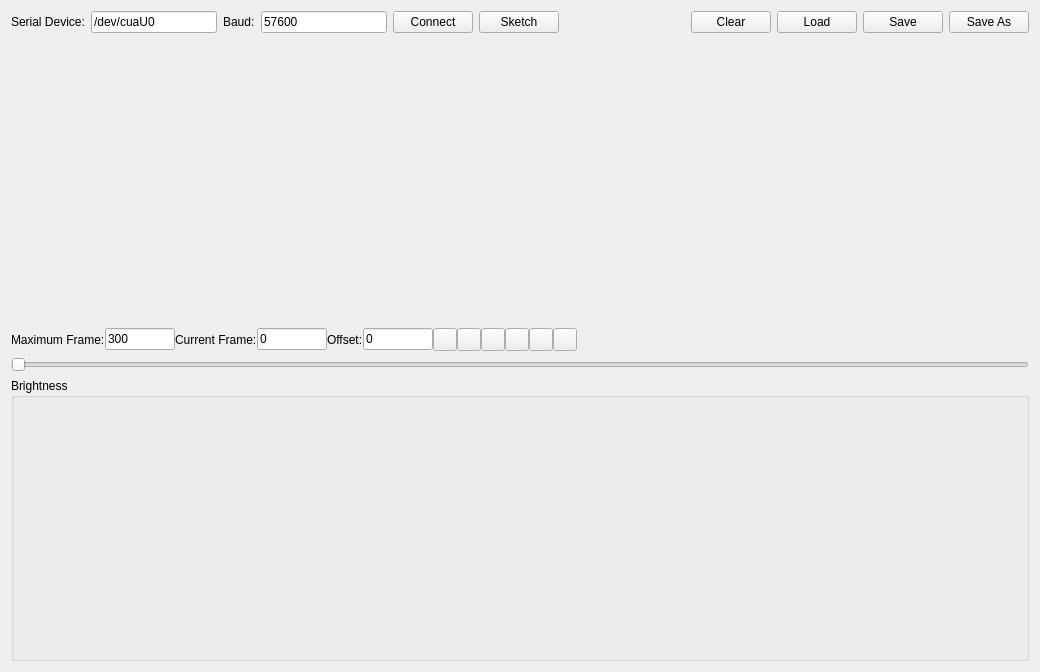
<?xml version="1.0" encoding="UTF-8"?>
<ui version="4.0">
 <class>LedControlClass</class>
 <widget class="QWidget" name="LedControlClass">
  <property name="geometry">
   <rect>
    <x>0</x>
    <y>0</y>
    <width>1040</width>
    <height>672</height>
   </rect>
  </property>
  <property name="windowTitle">
   <string>Arduino LED Control</string>
  </property>
  <layout class="QVBoxLayout" name="verticalLayout_2">
   <item>
    <layout class="QHBoxLayout" name="horizontalLayout">
     <item>
      <widget class="QLabel" name="label">
       <property name="text">
        <string>Serial Device:</string>
       </property>
      </widget>
     </item>
     <item>
      <widget class="QLineEdit" name="serialDevice">
       <property name="text">
        <string>/dev/cuaU0</string>
       </property>
      </widget>
     </item>
     <item>
      <widget class="QLabel" name="label_2">
       <property name="text">
        <string>Baud:</string>
       </property>
      </widget>
     </item>
     <item>
      <widget class="QLineEdit" name="serialBaud">
       <property name="text">
        <string>57600</string>
       </property>
      </widget>
     </item>
     <item>
      <widget class="QPushButton" name="connectButton">
       <property name="text">
        <string>Connect</string>
       </property>
      </widget>
     </item>
     <item>
      <widget class="QPushButton" name="arduinoButton">
       <property name="text">
        <string>Sketch</string>
       </property>
       <property name="icon">
        <iconset resource="../resources.qrc">
         <normaloff>:/other/resources/arduino.png</normaloff>:/other/resources/arduino.png</iconset>
       </property>
       <property name="iconSize">
        <size>
         <width>31</width>
         <height>16</height>
        </size>
       </property>
      </widget>
     </item>
     <item>
      <spacer name="horizontalSpacer">
       <property name="orientation">
        <enum>Qt::Horizontal</enum>
       </property>
       <property name="sizeHint" stdset="0">
        <size>
         <width>40</width>
         <height>20</height>
        </size>
       </property>
      </spacer>
     </item>
     <item>
      <widget class="QPushButton" name="clearButton">
       <property name="text">
        <string>Clear</string>
       </property>
       <property name="icon">
        <iconset resource="../resources.qrc">
         <normaloff>:/icons/resources/trash-16.png</normaloff>:/icons/resources/trash-16.png</iconset>
       </property>
       <property name="iconSize">
        <size>
         <width>16</width>
         <height>16</height>
        </size>
       </property>
      </widget>
     </item>
     <item>
      <widget class="QPushButton" name="loadButton">
       <property name="text">
        <string>Load</string>
       </property>
       <property name="icon">
        <iconset resource="../resources.qrc">
         <normaloff>:/icons/resources/fileopen.png</normaloff>:/icons/resources/fileopen.png</iconset>
       </property>
       <property name="iconSize">
        <size>
         <width>16</width>
         <height>16</height>
        </size>
       </property>
      </widget>
     </item>
     <item>
      <widget class="QPushButton" name="saveButton">
       <property name="text">
        <string>Save</string>
       </property>
       <property name="icon">
        <iconset resource="../resources.qrc">
         <normaloff>:/icons/resources/filesave.png</normaloff>:/icons/resources/filesave.png</iconset>
       </property>
       <property name="iconSize">
        <size>
         <width>16</width>
         <height>16</height>
        </size>
       </property>
      </widget>
     </item>
     <item>
      <widget class="QPushButton" name="saveAsButton">
       <property name="text">
        <string>Save As</string>
       </property>
       <property name="icon">
        <iconset resource="../resources.qrc">
         <normaloff>:/icons/resources/filesaveas.png</normaloff>:/icons/resources/filesaveas.png</iconset>
       </property>
       <property name="iconSize">
        <size>
         <width>16</width>
         <height>16</height>
        </size>
       </property>
      </widget>
     </item>
    </layout>
   </item>
   <item>
    <widget class="QWidget" name="frameview" native="true">
     <property name="sizePolicy">
      <sizepolicy hsizetype="Preferred" vsizetype="Expanding">
       <horstretch>0</horstretch>
       <verstretch>0</verstretch>
      </sizepolicy>
     </property>
    </widget>
   </item>
   <item>
    <layout class="QHBoxLayout" name="horizontalLayout_2">
     <property name="spacing">
      <number>0</number>
     </property>
     <property name="topMargin">
      <number>0</number>
     </property>
     <item>
      <widget class="QLabel" name="label_3">
       <property name="text">
        <string>Maximum Frame:</string>
       </property>
      </widget>
     </item>
     <item>
      <widget class="QLineEdit" name="maxFrame">
       <property name="sizePolicy">
        <sizepolicy hsizetype="Fixed" vsizetype="Fixed">
         <horstretch>0</horstretch>
         <verstretch>0</verstretch>
        </sizepolicy>
       </property>
       <property name="maximumSize">
        <size>
         <width>70</width>
         <height>16777215</height>
        </size>
       </property>
       <property name="text">
        <string>300</string>
       </property>
      </widget>
     </item>
     <item>
      <widget class="QLabel" name="label_4">
       <property name="text">
        <string>Current Frame:</string>
       </property>
      </widget>
     </item>
     <item>
      <widget class="QLineEdit" name="currentFrame">
       <property name="sizePolicy">
        <sizepolicy hsizetype="Fixed" vsizetype="Fixed">
         <horstretch>0</horstretch>
         <verstretch>0</verstretch>
        </sizepolicy>
       </property>
       <property name="maximumSize">
        <size>
         <width>70</width>
         <height>16777215</height>
        </size>
       </property>
       <property name="text">
        <string>0</string>
       </property>
      </widget>
     </item>
     <item>
      <widget class="QLabel" name="label_5">
       <property name="text">
        <string>Offset:</string>
       </property>
      </widget>
     </item>
     <item>
      <widget class="QLineEdit" name="offsetFrame">
       <property name="sizePolicy">
        <sizepolicy hsizetype="Fixed" vsizetype="Fixed">
         <horstretch>0</horstretch>
         <verstretch>0</verstretch>
        </sizepolicy>
       </property>
       <property name="maximumSize">
        <size>
         <width>70</width>
         <height>16777215</height>
        </size>
       </property>
       <property name="text">
        <string>0</string>
       </property>
      </widget>
     </item>
     <item>
      <widget class="QToolButton" name="frameBackButton">
       <property name="text">
        <string/>
       </property>
       <property name="icon">
        <iconset resource="../resources.qrc">
         <normaloff>:/icons/resources/media-seek-backward.png</normaloff>:/icons/resources/media-seek-backward.png</iconset>
       </property>
       <property name="iconSize">
        <size>
         <width>16</width>
         <height>16</height>
        </size>
       </property>
      </widget>
     </item>
     <item>
      <widget class="QToolButton" name="frameNextButton">
       <property name="text">
        <string/>
       </property>
       <property name="icon">
        <iconset resource="../resources.qrc">
         <normaloff>:/icons/resources/media-seek-forward.png</normaloff>:/icons/resources/media-seek-forward.png</iconset>
       </property>
       <property name="iconSize">
        <size>
         <width>16</width>
         <height>16</height>
        </size>
       </property>
      </widget>
     </item>
     <item>
      <widget class="QToolButton" name="playButton">
       <property name="text">
        <string/>
       </property>
       <property name="icon">
        <iconset resource="../resources.qrc">
         <normaloff>:/icons/resources/media-playback-start.png</normaloff>:/icons/resources/media-playback-start.png</iconset>
       </property>
       <property name="iconSize">
        <size>
         <width>16</width>
         <height>16</height>
        </size>
       </property>
      </widget>
     </item>
     <item>
      <widget class="QToolButton" name="stopButton">
       <property name="text">
        <string/>
       </property>
       <property name="icon">
        <iconset resource="../resources.qrc">
         <normaloff>:/icons/resources/media-playback-stop.png</normaloff>:/icons/resources/media-playback-stop.png</iconset>
       </property>
       <property name="iconSize">
        <size>
         <width>16</width>
         <height>16</height>
        </size>
       </property>
      </widget>
     </item>
     <item>
      <widget class="QToolButton" name="keyBackButton">
       <property name="text">
        <string/>
       </property>
       <property name="icon">
        <iconset resource="../resources.qrc">
         <normaloff>:/icons/resources/media-skip-backward.png</normaloff>:/icons/resources/media-skip-backward.png</iconset>
       </property>
       <property name="iconSize">
        <size>
         <width>16</width>
         <height>16</height>
        </size>
       </property>
      </widget>
     </item>
     <item>
      <widget class="QToolButton" name="keyNextButton">
       <property name="text">
        <string/>
       </property>
       <property name="icon">
        <iconset resource="../resources.qrc">
         <normaloff>:/icons/resources/media-skip-forward.png</normaloff>:/icons/resources/media-skip-forward.png</iconset>
       </property>
       <property name="iconSize">
        <size>
         <width>16</width>
         <height>16</height>
        </size>
       </property>
      </widget>
     </item>
     <item>
      <spacer name="horizontalSpacer_2">
       <property name="orientation">
        <enum>Qt::Horizontal</enum>
       </property>
       <property name="sizeHint" stdset="0">
        <size>
         <width>40</width>
         <height>20</height>
        </size>
       </property>
      </spacer>
     </item>
    </layout>
   </item>
   <item>
    <widget class="QSlider" name="frameSlider">
     <property name="maximum">
      <number>299</number>
     </property>
     <property name="orientation">
      <enum>Qt::Horizontal</enum>
     </property>
    </widget>
   </item>
   <item>
    <widget class="QGroupBox" name="groupBox">
     <property name="sizePolicy">
      <sizepolicy hsizetype="Preferred" vsizetype="Expanding">
       <horstretch>0</horstretch>
       <verstretch>0</verstretch>
      </sizepolicy>
     </property>
     <property name="title">
      <string>Brightness</string>
     </property>
     <layout class="QVBoxLayout" name="verticalLayout">
      <item>
       <layout class="QHBoxLayout" name="sliderLayout"/>
      </item>
     </layout>
    </widget>
   </item>
  </layout>
 </widget>
 <resources>
  <include location="../resources.qrc"/>
 </resources>
 <connections/>
</ui>
